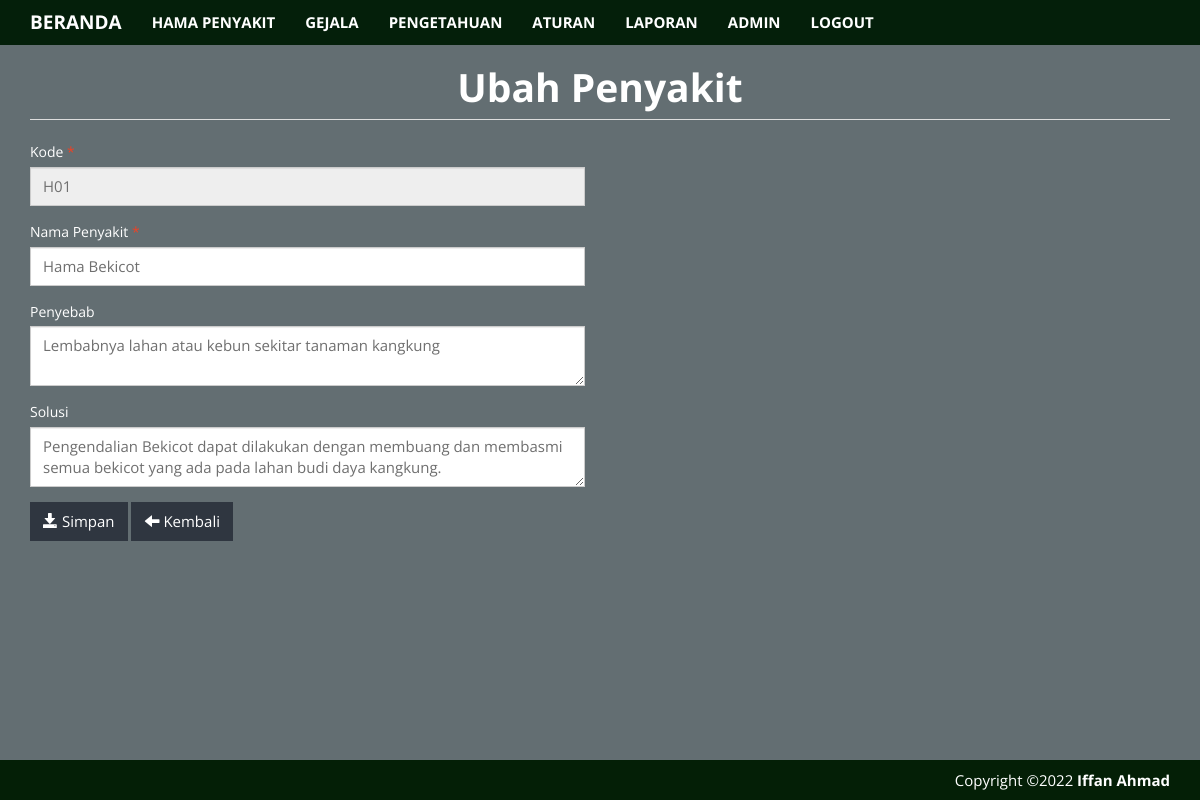
Page /index.php?m=diagnosa_ubah&ID=H01 (signed in) on the committed database.
### tables this page shows
CREATE TABLE `tb_diagnosa` (
  `kode_diagnosa` varchar(16) NOT NULL,
  `nama_diagnosa` varchar(25) DEFAULT NULL,
  `penyebab` text NOT NULL,
  `solusi` text NOT NULL
);

### functions.php (called while the page is built, shortened)
<?php
require_once "parser-php-version.php";
$config["server"] = 'localhost';
$config["username"] = 'root';
$config["password"] = '';
$config["database_name"] = 'spkangkung';
include 'includes/db.php';
$db = new DB($config['server'], $config['username'], $config['password'], $config['database_name']);
include 'includes/general.php';

### includes/db.php (called while the page is built, shortened)
<?php
class DB
{
    var $conn = null;
    public function __construct($host, $username, $passwd, $dbname)
    {
        $this->conn = mysqli_connect($host, $username, $passwd, $dbname);
    }
    public function query($sql)
    {
        $query = mysqli_query($this->conn, $sql) or die('<pre>Error mysqli_query: ' . mysqli_error($this->conn) . '<br />' . $sql . '</pre>');
        return $query;
    }
    public function get_row($sql)
    {
        $query = $this->query($sql);
        return mysqli_fetch_object($query);
    }
}

### includes/general.php (called while the page is built, shortened)
<?php
function set_value($key = null, $default = null)
{
    return $default;
}

### diagnosa_ubah.php (the view, shortened to what this page needs)
<?php
$row = $db->get_row("SELECT * FROM tb_diagnosa WHERE kode_diagnosa='$_GET[ID]'");
?>
<body class="latar">
    <div class="page-header">
        <h1 style="color: #fff;" align="center"><b>Ubah Penyakit</b></h1>
    </div>
    <div class="row">
        <div class="col-sm-6">
            <form method="post">
                <div class="form-group">
                    <label style="color: #fff;">Kode <span class="text-danger">*</span></label>
                    <input class="form-control" type="text" name="kode" readonly="readonly" value="<?= $row->kode_diagnosa ?>" />
                </div>
                <div class="form-group">
                    <label style="color: #fff;">Nama Penyakit <span class="text-danger">*</span></label>
                    <input class="form-control" type="text" name="nama" value="<?= set_value('nama', $row->nama_diagnosa) ?>" />
                </div>
                <div class="form-group">
                    <label style="color: #fff;">Penyebab</label>
                    <textarea class="form-control" name="penyebab"><?= set_value('keterangan', $row->penyebab) ?></textarea>
                </div>
                <div class="form-group">
                    <label style="color: #fff;">Solusi</label>
                    <textarea class="form-control" name="solusi"><?= set_value('keterangan', $row->solusi) ?></textarea>
                </div>
                <div class="form-group">
                    <button class="btn edit"><span class="glyphicon glyphicon-save"></span> Simpan</button>
                    <a class="btn edit" href="?m=diagnosa"><span class="glyphicon glyphicon-arrow-left"></span> Kembali</a>
                </div>
            </form>
        </div>
    </div>
</body>

### assets/css/general.css (style rules this page uses)
html { position: relative; min-height: 100%; }
body { margin-bottom: 70px; }
.page-header { margin-top: 0; padding-bottom: 0; }
.page-header h1 { margin-top: 0; }

### index.php (style rules this page uses)
.edit { background-color: #3498db; color: #fff; }
.latar { background-color: #636e72; }
.edit { background-color: #2f3640; }

### rows in the picture
tb_diagnosa: kode "H01", nama "Hama Bekicot", penyebab "Lembabnya lahan atau kebun sekitar tanaman kangkung", solusi "Pengendalian Bekicot dapat dilakukan dengan membuang dan membasmi semua bekicot yang ada pada lahan budi daya kangkung."
